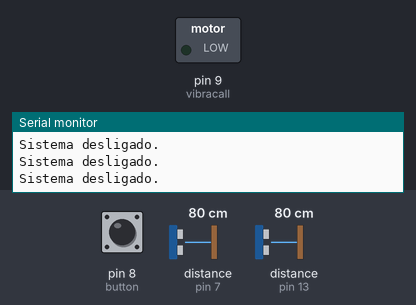
The sketch below on a simulated Arduino Uno, built with avr-gcc and run on an emulated ATmega328P. On the bench: switched loads named in the sketch (green lamp = pin HIGH), the last lines printed to the serial monitor. Dashed ring = blinking. Inputs (shaded band) come from the test bench; at power-on: pin 8 (button) LOW, distance to the obstacle (sensors on pin 7, pin 13) 80 cm. The echo pulse lasts 58.3 µs per cm.

Above: at 1.2 s.
1.3 s: pin 8 (button) pulled HIGH for 0.15 s
3.0 s: pin 8 (button) pulled HIGH for 0.15 s
6.1 s: pin 8 (button) pulled HIGH for 1 s
10.1 s: pin 8 (button) driven HIGH
13.1 s: distance to the obstacle (sensor on pin 7) set to 56 cm
14.7 s: distance to the obstacle (sensor on pin 7) set to 45 cm
At 15.8 s:
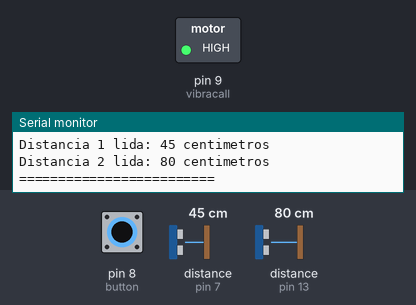
Timing chart, 0 to 18.7 s (numbered marks = the images above; inputs shaded):
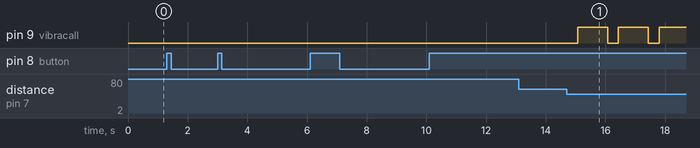

Measured:
- the behaviour switches between 51 and 50 cm on distance to the obstacle (sensor on pin 7) (found by bisection; images 0 and 1)
- after the input at 14.7 s, pin 9 (vibracall): alternates HIGH for 1.0 s and LOW for 0.36 s, starting after 0.38 s

The sketch:

bengala_inteligente_1.ino
```cpp
#include <Ultrasonic.h>

#define TRIGGER_PIN_1  6
#define ECHO_PIN_1     7
#define TRIGGER_PIN_2  12
#define ECHO_PIN_2     13

Ultrasonic ultrasonic1(TRIGGER_PIN_1, ECHO_PIN_1);
Ultrasonic ultrasonic2(TRIGGER_PIN_2, ECHO_PIN_2);

int vibracall = 9;
int button = 8;

void setup() {
  Serial.begin(9600);
  pinMode(vibracall, OUTPUT);
  pinMode(button, INPUT);
}

void loop() {
  if (digitalRead(button) == HIGH) {
    delay(100);
    long range_1 = ultrasonic1.Ranging(CM);
    Serial.print("Distancia 1 lida: ");
    Serial.print(range_1);
    Serial.println(" centimetros");

    delay(150);
    long range_2 = ultrasonic2.Ranging(CM);
    Serial.print("Distancia 2 lida: ");
    Serial.print(range_2);
    Serial.println(" centimetros");
    Serial.println("=========================");

    if (range_1 <= 50 || range_2 <= 50) {
      digitalWrite(vibracall, HIGH);
      delay(1000);
      digitalWrite(vibracall, LOW);
      delay(100);
    }
  } else {
    digitalWrite(vibracall, LOW); // Desliga a vibração quando o sistema está desligado
    Serial.println("Sistema desligado.");
  }
}
```
